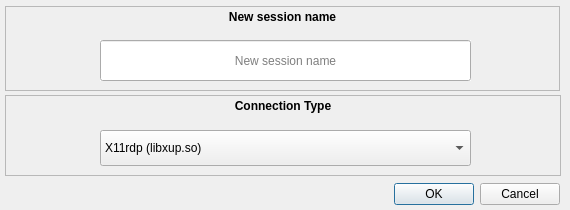
<?xml version="1.0" encoding="UTF-8"?>
<ui version="4.0">
 <class>NewSession</class>
 <widget class="QDialog" name="NewSession">
  <property name="geometry">
   <rect>
    <x>0</x>
    <y>0</y>
    <width>570</width>
    <height>210</height>
   </rect>
  </property>
  <property name="minimumSize">
   <size>
    <width>570</width>
    <height>210</height>
   </size>
  </property>
  <property name="maximumSize">
   <size>
    <width>570</width>
    <height>210</height>
   </size>
  </property>
  <property name="windowTitle">
   <string>New Session</string>
  </property>
  <widget class="QLabel" name="label">
   <property name="geometry">
    <rect>
     <x>5</x>
     <y>6</y>
     <width>555</width>
     <height>85</height>
    </rect>
   </property>
   <property name="frameShape">
    <enum>QFrame::StyledPanel</enum>
   </property>
   <property name="frameShadow">
    <enum>QFrame::Raised</enum>
   </property>
   <property name="text">
    <string>&lt;html&gt;&lt;head/&gt;&lt;body&gt;&lt;p&gt;&lt;span style=&quot; font-weight:600;&quot;&gt;New session name&lt;/span&gt;&lt;/p&gt;&lt;/body&gt;&lt;/html&gt;</string>
   </property>
   <property name="textFormat">
    <enum>Qt::RichText</enum>
   </property>
   <property name="alignment">
    <set>Qt::AlignHCenter|Qt::AlignTop</set>
   </property>
  </widget>
  <widget class="QLineEdit" name="newSessionName">
   <property name="geometry">
    <rect>
     <x>100</x>
     <y>40</y>
     <width>371</width>
     <height>41</height>
    </rect>
   </property>
   <property name="autoFillBackground">
    <bool>true</bool>
   </property>
   <property name="text">
    <string notr="true"/>
   </property>
   <property name="alignment">
    <set>Qt::AlignCenter</set>
   </property>
   <property name="placeholderText">
    <string>New session name</string>
   </property>
  </widget>
  <widget class="QDialogButtonBox" name="buttonBox">
   <property name="geometry">
    <rect>
     <x>380</x>
     <y>180</y>
     <width>180</width>
     <height>28</height>
    </rect>
   </property>
   <property name="standardButtons">
    <set>QDialogButtonBox::Cancel|QDialogButtonBox::Ok</set>
   </property>
  </widget>
  <widget class="QLabel" name="label_2">
   <property name="geometry">
    <rect>
     <x>5</x>
     <y>95</y>
     <width>556</width>
     <height>81</height>
    </rect>
   </property>
   <property name="frameShape">
    <enum>QFrame::StyledPanel</enum>
   </property>
   <property name="frameShadow">
    <enum>QFrame::Raised</enum>
   </property>
   <property name="text">
    <string>&lt;html&gt;&lt;head/&gt;&lt;body&gt;&lt;p&gt;&lt;span style=&quot; font-weight:600;&quot;&gt;Connection Type&lt;/span&gt;&lt;/p&gt;&lt;/body&gt;&lt;/html&gt;</string>
   </property>
   <property name="alignment">
    <set>Qt::AlignHCenter|Qt::AlignTop</set>
   </property>
  </widget>
  <widget class="QComboBox" name="connectionTypeComboBox">
   <property name="geometry">
    <rect>
     <x>100</x>
     <y>130</y>
     <width>371</width>
     <height>36</height>
    </rect>
   </property>
   <item>
    <property name="text">
     <string>X11rdp (libxup.so)</string>
    </property>
   </item>
   <item>
    <property name="text">
     <string>sesman-Xvnc (libvnc.so)</string>
    </property>
   </item>
   <item>
    <property name="text">
     <string>console (VNC) (libvnc.so)</string>
    </property>
   </item>
   <item>
    <property name="text">
     <string>vnc-any (VNC) (libvnc.so)</string>
    </property>
   </item>
   <item>
    <property name="text">
     <string>sesman-any (VNC) (libvnc.so)</string>
    </property>
   </item>
   <item>
    <property name="text">
     <string>rdp-any (librdp.so)</string>
    </property>
   </item>
   <item>
    <property name="text">
     <string>freerdp (libxrdpfreerdp1.so)</string>
    </property>
   </item>
   <item>
    <property name="text">
     <string>Neutrinolabs back-end (libxrdpneutrinordp.so)</string>
    </property>
   </item>
  </widget>
 </widget>
 <resources/>
 <connections/>
</ui>
